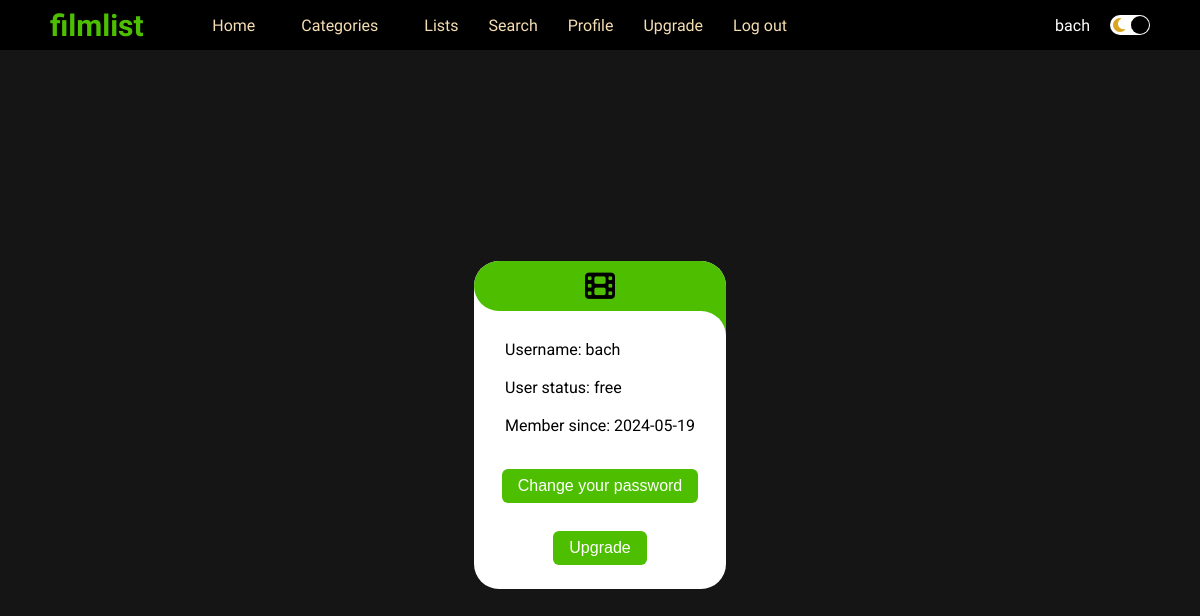
Screenshot of /profile (signed in) with the database file from the repository.
### tables this page shows
CREATE TABLE "users" (
    "id" INTEGER,
    "username" TEXT NOT NULL UNIQUE,
    "password" TEXT NOT NULL,
    "role" TEXT NOT NULL CHECK("role" IN ('free', 'premium', 'admin')) DEFAULT "free",
    "registration_datetime" DATETIME NOT NULL DEFAULT CURRENT_TIMESTAMP,
    PRIMARY KEY("id")
);

### app.py (the view)
@app.route("/profile")
@login_required
def profile():
    user_id = session.get("user_id")
    user = db.execute("SELECT * FROM users WHERE id = ?", user_id)[0]
    return render_template("profile.html", user=user)

### helpers.py (called while the page is built)
def login_required(f):
    @wraps(f)
    def decorated_function(*args, **kwargs):
        if session.get("user_id") is None:
            return redirect("/login")
        return f(*args, **kwargs)
    return decorated_function

### templates/profile.html (shortened to what this page needs)
{% extends "layout.html" %}
{% block body %}
    <div class="person-profile-container">
        <div class="person-profile-content">
            <div class="card-wrapper">
                <div class="card">
                    <div class="image-content">
                        <span class="overplay"></span>
                        <div class="card-image">
                            <i class="fa-solid fa-film icon-profile"></i>
                        </div>
                    </div>
                    <div class="card-content">
                        <ul class="description">
                            <li class="user-name">Username: {{ user.username }}</li>
                            <li class="user-status">User status: {{ user.role }}</li>
                            <li class="member">Member since: {{ user.registration_datetime[0:10] }}</li>
                        </ul>
                        <a href="/change_password">
                            <button class="profile-button">Change your password</button>
                        </a>
                        <a href="/upgrade">
                            <button class="profile-button">Upgrade</button>
                        </a>
                    </div>
                </div>
            </div>
        </div>
    </div>
{% endblock %}

### templates/layout.html (shortened to what this page needs)
<!DOCTYPE html>
<html lang="en">
    <head>
        <link rel="stylesheet" href="{{ url_for('static', filename='css/style.css') }}">
        <link rel="stylesheet" href="https://cdnjs.cloudflare.com/ajax/libs/font-awesome/6.5.2/css/all.min.css">
    </head>
    <body>
        <div class="navbar" style="z-index: 2;">
            <div class="navbar-container">
                <div class="logo-container">
                    <a href="/"><h1 class="logo">filmlist</h1></a>
                </div>
                <div class="menu-container">
                    <ul class="menu-list">
                        <li class="menu-list-item"><a class="navbar-item" href="/">Home</a></li>
                        <li class="menu-list-item category-dropdown">
                            <a class="category-dropbtn">Categories</a>
                        </li>
                        <li class="menu-list-item"><a class="navbar-item" href="/movie_list">Lists</a></li>
                        <li class="menu-list-item"><a class="navbar-item" href="/find_movie">Search</a></li>
                        <li class="menu-list-item"><a class="navbar-item" href="/profile">Profile</a></li>
                        <li class="menu-list-item"><a class="navbar-item" href="/upgrade">Upgrade</a></li>
                        <li class="menu-list-item"><a class="navbar-item" href="/logout">Log out</a></li>
                    </ul>
                </div>
                <div class="profile-container">
                    <div class="profile-text-container">
                        <span class="profile-text">{{ session['username'] }}</span>
                    </div>
                    <div class="toggle">
                        <i class="fas fa-moon toggle-icon"></i>
                        <div class="toggle-ball"></div>
                    </div>
                </div>
            </div>
        </div>
        {% block body %}{% endblock %}
    </body>
</html>

### static/css/style.css (style rules this page uses)
* { margin: 0; box-sizing: inherit; }
a { text-decoration: none; }
.navbar-item { color: wheat; }
ul { list-style: none; }
body { font-family: "Roboto", sans-serif; padding-top: 50px; }
.navbar { width: 100%; height: 50px; background-color: black; position: fixed; top: 0; }
.navbar-container { display: flex; align-items: center; padding: 0 50px; height: 100%; color: white; font-family: "Sen", sans-serif; }
.logo-container { flex: 1; }
.logo { font-size: 30px; color: #4dbf00; }
.menu-container { flex: 6; }
.menu-list { display: flex; list-style: none; }
.menu-list-item { margin-right: 30px; color: wheat; }
.profile-container { flex: 2; display: flex; align-items: center; justify-content: flex-end; }
.profile-text-container { margin: 0 20px; }
.toggle { width: 40px; height: 20px; background-color: white; border-radius: 30px; display: flex; align-items: center; justify-content: space-around; position: relative; }
.toggle-icon { color: goldenrod; }
.toggle-ball { width: 18px; height: 18px; background-color: black; position: absolute; right: 1px; border-radius: 50%; cursor: pointer; transition: 1s ease all; }
.person-profile-container { background-color: #151515; min-height: calc(100vh - 50px); color: white; display: flex; justify-content: center; }
.person-profile-content { display: flex; align-items: center; }
.card { border-radius: 25px; background-color: #fff; }
.image-content { position: relative; row-gap: 5px; }
.overplay::before, .overplay::after { content: ''; position: absolute; right: 0; bottom: -40px; height: 40px; width: 40px; background-color: #4dbf00; }
.overplay::after { border-radius: 0 25px 0 0; background-color: #FFF; }
.card-image { position: relative; }
.overplay { position: absolute; left: 0; top: 0; height: 100%; width: 100%; background-color: #4dbf00; border-radius: 25px 25px 0 25px; }
.icon-profile { font-size: 30px; color: black; }
.description { padding: 10px; line-height: 1cm; color: black; font-weight: 400; font-style: normal; }
.profile-button { border: none; font-size: 16px; color: #fff; padding: 8px 16px; background-color: #4dbf00; font-weight: 400; font-style: normal; border-radius: 6px; margin: 14px; cursor: pointer; align-items: center; transition: all 0.3s ease; }
.image-content, .card-content { display: flex; flex-direction: column; align-items: center; padding: 10px 14px; }
.category-dropdown { display: inline-block; }
.category-dropbtn { color: wheat; text-align: center; padding: 14px 16px; text-decoration: none; }

### rows the page displays
users: username "bach", role "free", registration_datetime "2024-05-19"
